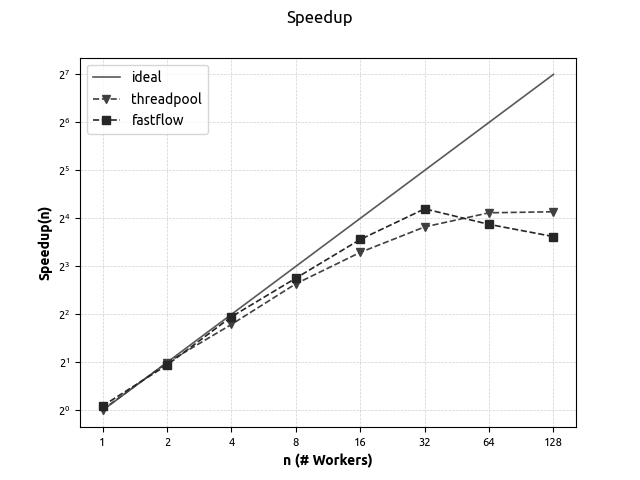

This figure's Python source:
import matplotlib.pyplot as plt
import numpy as np


plt.style.use('grayscale')

plt.rcParams['font.family'] = 'serif'
plt.rcParams['font.serif'] = 'Ubuntu'
plt.rcParams['font.monospace'] = 'Ubuntu Mono'
plt.rcParams['font.size'] = 10
plt.rcParams['axes.labelsize'] = 10
plt.rcParams['axes.labelweight'] = 'bold'
plt.rcParams['axes.titlesize'] = 10
plt.rcParams['xtick.labelsize'] = 8
plt.rcParams['ytick.labelsize'] = 8
plt.rcParams['legend.fontsize'] = 10
plt.rcParams['figure.titlesize'] = 12




fig, ax = plt.subplots()

a = np.arange(8)
x = 2**a

ax.plot(a,x,label='ideal',linewidth=1.2, c='0.35')
ax.plot(a,[1.0093, 1.9895, 3.4591, 6.2181, 9.7933, 14.1459, 17.3475, 17.6119],label='threadpool',linewidth=1.2, c='0.25', linestyle='--',marker= 'v')
ax.plot(a,[1.0655, 1.9258, 3.8638, 6.7469, 11.8027, 18.3702, 14.6787, 12.3037],label='fastflow',linewidth=1.2, c='0.15', linestyle='--',marker= 's')
#ax.xaxis.set_ticks(a)
#ax.xaxis.set_ticklabels(x)
plt.yscale('log', basey=2)
plt.xticks(a,x)
plt.xlabel('n (# Workers)')
plt.ylabel('Speedup(n)')
plt.legend()

fig.suptitle("Speedup")

# Don't allow the axis to be on top of your data
ax.set_axisbelow(True)

# Customize the grid
ax.grid(linestyle='--', linewidth='0.5', c='0.82')
plt.show()
